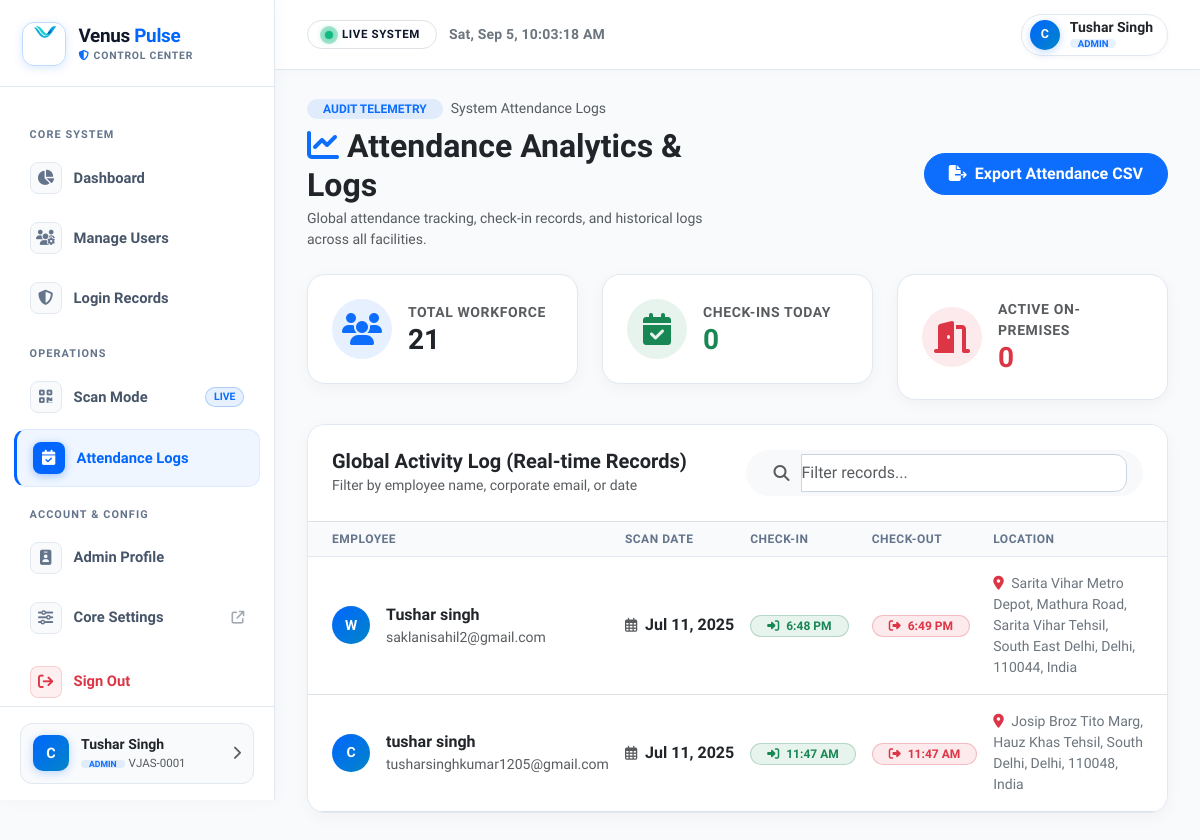
The page /attendance/report/ (signed in) on the database as committed earlier.
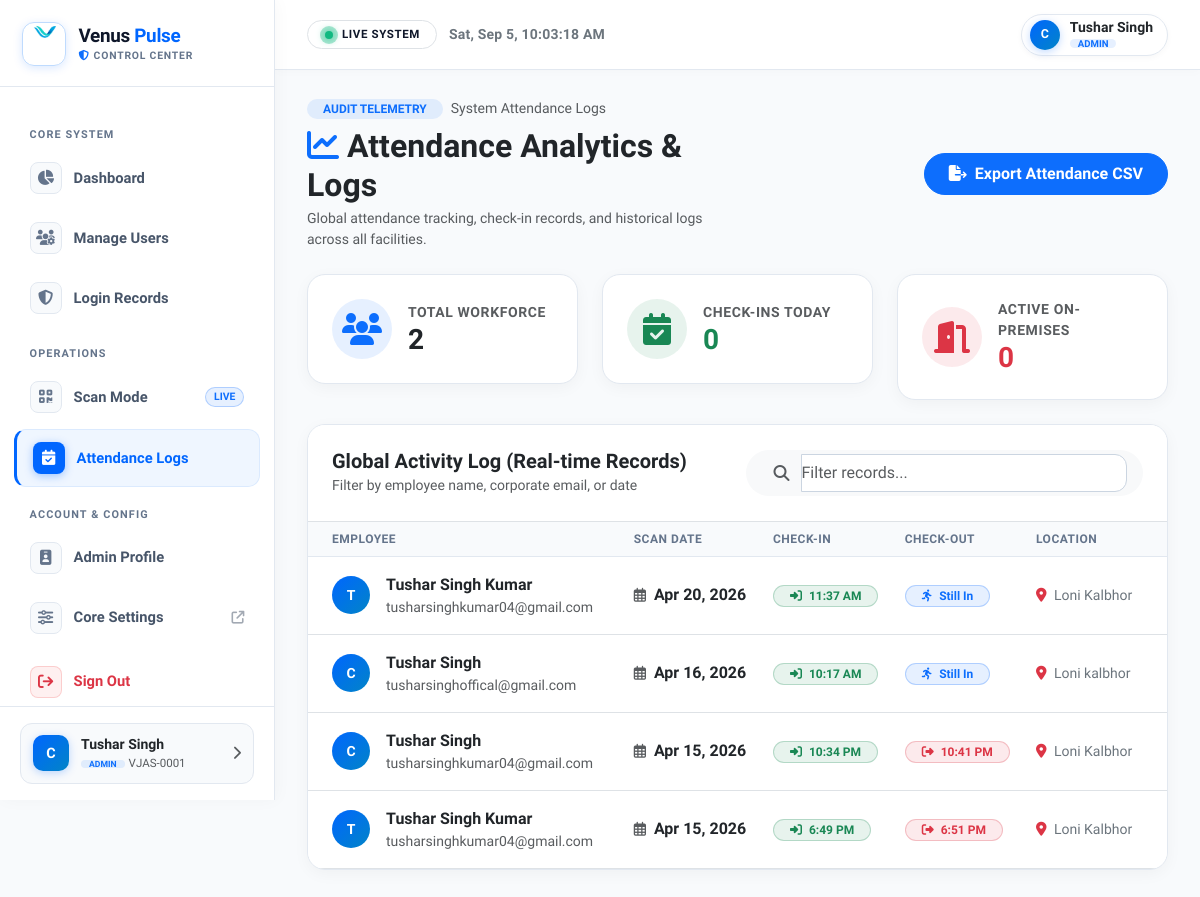
The same page on the database as committed later.
### home/models.py (models this page shows, shortened)
class Attendance(models.Model):
    user = models.ForeignKey(User, on_delete=models.CASCADE)
    name = models.CharField(max_length=100, blank=True, null=True)
    email = models.EmailField(blank=True, null=True)
    qr_code = models.TextField()
    ip_address = models.GenericIPAddressField(blank=True, null=True)
    date = models.DateField(auto_now_add=True)
    time = models.TimeField(auto_now_add=True)
    ATTENDANCE_STATUS = (
        ('Present', 'Present'),
        ('Absent', 'Absent'),
        ('Late', 'Late'),
    )
    status = models.CharField(max_length=10, choices=ATTENDANCE_STATUS, default='Present')
    location_name = models.CharField(max_length=255, blank=True, null=True)
    location = models.CharField(max_length=255, blank=True, null=True)
    latitude = models.FloatField(blank=True, null=True)
    longitude = models.FloatField(blank=True, null=True)
    check_in = models.TimeField(blank=True, null=True)
    check_out = models.TimeField(blank=True, null=True)

### home/views.py (the view)
# urls.py: path('attendance/report/', attendance_report_view, name='attendance_report'),
@staff_member_required
def attendance_report_view(request):
    today = timezone.now().date()
    attendance_records = Attendance.objects.select_related(
        'user').all().order_by('-date', '-check_in')
    for record in attendance_records:
        if not record.name:
            record.name = record.user.get_full_name() or record.user.username
        if not record.email:
            record.email = record.user.email
    import datetime
    for record in attendance_records:
        if record.check_in and record.check_out:
            dt1 = datetime.datetime.combine(
                datetime.date.today(), record.check_in)
            dt2 = datetime.datetime.combine(
                datetime.date.today(), record.check_out)
            if dt2 < dt1:
                dt2 += datetime.timedelta(days=1)
            diff = dt2 - dt1
            total_seconds = diff.total_seconds()
            hours = int(total_seconds // 3600)
            minutes = int((total_seconds % 3600) // 60)
            record.working_hours_str = f"{hours}h {minutes}m"
            record.working_hours = round(total_seconds / 3600, 2)
        else:
            record.working_hours_str = "--"
            record.working_hours = 0
    present_today = attendance_records.filter(date=today).count()
    active_now = attendance_records.filter(
        date=today, check_out__isnull=True).exclude(check_in__isnull=True).count()
    total_users = User.objects.count()
    completed_records = [
        r for r in attendance_records if r.working_hours > 0][:15]
    completed_records.reverse()
    chart_labels = [
        f"{r.name or r.user.username} ({r.date.strftime('%b %d')})" for r in completed_records]
    chart_data = [r.working_hours for r in completed_records]
    return render(request, 'attendance_report.html', {
        'records': attendance_records[:200],  # Last 200 activity logs
        'present_today': present_today,
        'active_now': active_now,
        'total_users': total_users,
        'chart_labels': json.dumps(chart_labels),
        'chart_data': json.dumps(chart_data),
    })

### templates/attendance_report.html (shortened to what the changed rows need)
{% extends "admin_base.html" %}
{% load static %}
{% block content %}
<div class="container-fluid px-0">
    <div class="row mb-4 align-items-center">
        <div class="col-md-6 text-center text-md-start mb-3 mb-md-0">
            <h2 class="fw-bold text-dark mb-1">
                <i class="fas fa-chart-line me-2 text-primary"></i>Attendance Analytics & Logs
            </h2>
        </div>
    </div>
    <div class="row g-4 mb-4">
        <div class="col-md-4">
            <div class="card border-0 rounded-4 p-4 shadow-xs bg-white d-flex flex-row align-items-center">
                <div>
                    <div class="small fw-bold text-uppercase text-muted" style="letter-spacing: 0.6px;">Total Workforce</div>
                    <div class="h3 fw-bold mb-0 text-dark">{{ total_users }}</div>
                </div>
            </div>
        </div>
    </div>
    <div class="card border-0 rounded-4 overflow-hidden shadow-xs bg-white">
        <div class="card-body p-0">
            <div class="table-responsive" style="max-height: 520px; overflow-y: auto;">
                <table class="table table-hover align-middle mb-0" id="activityTable">
                    <thead class="sticky-top bg-light">
                        <tr>
                            <th class="ps-4">Employee</th>
                            <th>Scan Date</th>
                            <th>Check-in</th>
                            <th>Check-out</th>
                            <th class="pe-4">Location</th>
                        </tr>
                    </thead>
                    <tbody>
                        {% for record in records %}
                        <tr>
                            <td class="ps-4 py-3">
                                <div class="d-flex align-items-center">
                                    <div class="rounded-circle text-white fw-bold me-3 d-flex align-items-center justify-content-center small shadow-xs" style="width: 38px; height: 38px; background: linear-gradient(135deg, #0066ff 0%, #0284c7 100%);">
                                        {{ record.user.username|slice:":1"|upper }}
                                    </div>
                                    <div>
                                        <div class="fw-bold text-dark">{{ record.name|default:record.user.username }}</div>
                                        <div class="small text-muted">{{ record.email|default:record.user.email }}</div>
                                    </div>
                                </div>
                            </td>
                            <td class="fw-bold text-dark text-nowrap py-3">
                                <i class="far fa-calendar-alt small me-1 text-muted"></i> {{ record.date|date:"M d, Y" }}
                            </td>
                            <td class="py-3">
                                {% if record.check_in %}
                                <span class="badge bg-success bg-opacity-10 text-success rounded-pill px-3 py-1 fw-bold border border-success border-opacity-25">
                                    <i class="fas fa-sign-in-alt me-1"></i> {{ record.check_in|time:"g:i A" }}
                                </span>
                                {% else %}
                                <span class="text-muted">--</span>
                                {% endif %}
                            </td>
                            <td class="py-3">
                                {% if record.check_out %}
                                <span class="badge bg-danger bg-opacity-10 text-danger rounded-pill px-3 py-1 fw-bold border border-danger border-opacity-25">
                                    <i class="fas fa-sign-out-alt me-1"></i> {{ record.check_out|time:"g:i A" }}
                                </span>
                                {% else %}
                                <span class="badge bg-primary bg-opacity-10 text-primary rounded-pill px-3 py-1 fw-bold border border-primary border-opacity-25">
                                    <i class="fas fa-running me-1"></i> Still In
                                </span>
                                {% endif %}
                            </td>
                            <td class="pe-4 py-3 small text-secondary">
                                <i class="fas fa-location-dot me-1 text-danger"></i> {{ record.location_name|default:"Premises Verified" }}
                            </td>
                        </tr>
                        {% endfor %}
                    </tbody>
                </table>
            </div>
        </div>
    </div>
</div>
{% endblock %}

Rows that differ between the two databases and show on the page:
removed Attendance: user.username "W", name "Tushar singh", email "saklanisahil2@gmail.com", date "Jul 11, 2025", check_in "6:48 PM", check_out "6:49 PM", location_name "Sarita Vihar Metro Depot, Mathura Road, Sarita Vihar Tehsil, South East Delhi, Delhi, 110044, India"
removed Attendance: user.username "C", name "tushar singh", email "tusharsinghkumar1205@gmail.com", date "Jul 11, 2025", check_in "11:47 AM", check_out "11:47 AM", location_name "Josip Broz Tito Marg, Hauz Khas Tehsil, South Delhi, Delhi, 110048, India"
added Attendance: user.username "T", name "Tushar Singh Kumar", email "tusharsinghkumar04@gmail.com", date "Apr 20, 2026", check_in "11:37 AM", shows "Still In", location_name "Loni Kalbhor"
added Attendance: user.username "C", name "Tushar Singh", email "tusharsinghoffical@gmail.com", date "Apr 16, 2026", check_in "10:17 AM", shows "Still In", location_name "Loni kalbhor"
added Attendance: user.username "C", name "Tushar Singh", email "tusharsinghkumar04@gmail.com", date "Apr 15, 2026", check_in "10:34 PM", check_out "10:41 PM", location_name "Loni Kalbhor"
added Attendance: user.username "T", name "Tushar Singh Kumar", email "tusharsinghkumar04@gmail.com", date "Apr 15, 2026", check_in "6:49 PM", check_out "6:51 PM", location_name "Loni Kalbhor"
Other text that changed with them:
{{ total_users }}: "21" → "2"
